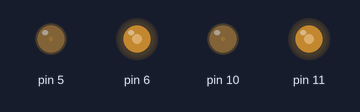
This sketch was run on a simulated Arduino Uno, built with avr-gcc and run on an emulated ATmega328P. Parts: output pins drawn as LEDs (lit = HIGH).

Above: at 0.05 s.
At 1.05 s:
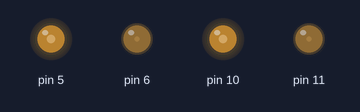
At 2.0 s:
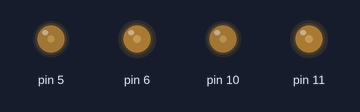
Timing chart, 0 to 5.9 s (numbered marks = the images above):
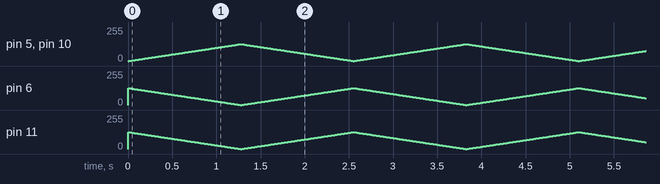

The sketch:

Christmas_Lights_PWM.ino
```cpp
/*
  Blinks a series of 8 green and 8 red lights
  Four of each are connected to p11,p6 (green) and p10,p5 (red)
 */


int count = 0;
boolean up_down=true;
void setup() {

  pinMode(5, OUTPUT);
  pinMode(6, OUTPUT);
  pinMode(10, OUTPUT);
  pinMode(11, OUTPUT);

}


void loop() {
  analogWrite(5, count);
  analogWrite(10, count);
  analogWrite(6, 127-count);
  analogWrite(11, 127-count);

  delay(10);

  if (up_down)
  {
    count++;
  }
  else
  {
    count--;
  }

  if (count==127 || count==0)
  {
    up_down=!up_down;
  }

}
```
